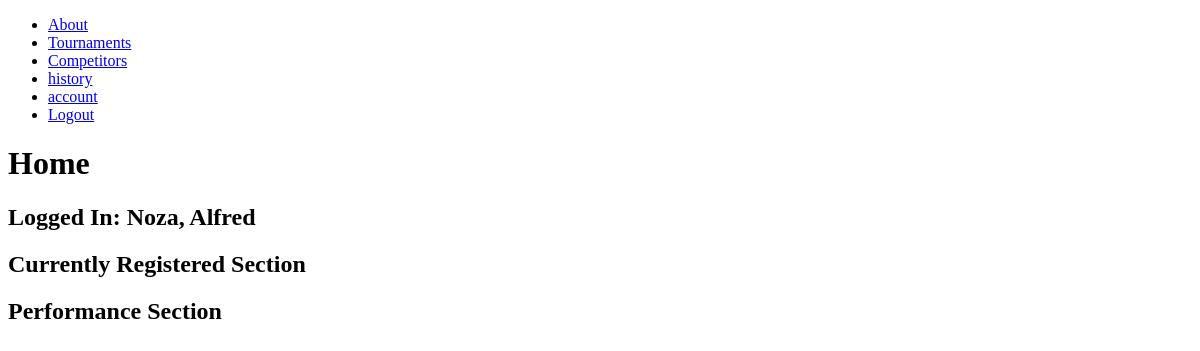
Before: / (signed in) with the older database file.
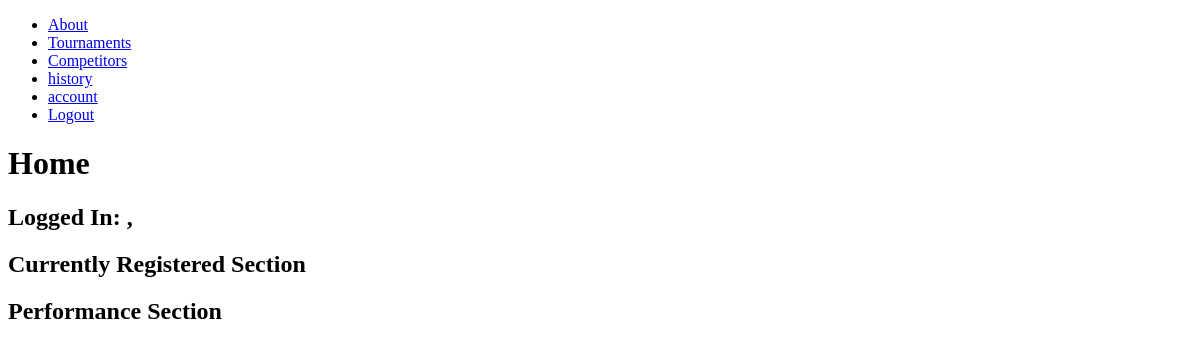
After: the same page with the newer database file.
### accounts/models.py (models this page shows, shortened)
class CustomUser(AbstractUser):
    username = None
    email = models.EmailField(_('email address'),max_length=50, unique=True)
    first_name = models.CharField(max_length=50)
    last_name = models.CharField(max_length=50)
    sex = models.CharField(max_length=2, choices=SEX_CHOICES, default=MALE)
    birthday = models.DateField(null=True)
    rank = models.CharField(max_length=5, choices=RANK_CHOICES, default=WHITE)
    objects = UserManager()
    USERNAME_FIELD = 'email'
    REQUIRED_FIELDS = []

### accounts/views.py (the view)
# urls.py: path('', views.home, name='home'),
def home(request):
    if request.method == 'POST':
        email = request.POST['email']
        password = request.POST['password']
        user = authenticate(request,
            email=email,
            password=password)
        if user is not None:
            login(request, user)
            return redirect('home')
        else:
            messages.success(request, ('LOGIN ERROR, TRY AGAIN'))
            return redirect('home')
    else:
        return render(request, 'base.html')

### templates/base.html (shortened to what this page needs)
<!DOCTYPE html>
<html lang="en">
<head>
</head>
<body>
    <ul>
        <li><a href="{% url 'about' %}">About</a></li>
        <li><a href="{% url 'tournament' %}">Tournaments</a></li>
        <li><a href="{% url 'competitor' %}">Competitors</a></li>
        {% if user.is_authenticated %}
            <li><a href="{% url 'history' %}">history</a></li>
            <li><a href="{% url 'account' %}">account</a></li>
            <li><a href="{% url 'logout_user' %}">Logout</a></li>
        {% endif %}
    </ul>
    <h1>
       Home
    </h1>
    {% include './login.html' %}
    {% include './currentlyReg.html' %}
    {% include './performance.html' %}
</body>
</html>

### templates/login.html (shortened to what this page needs)
{% if user.is_authenticated %}
    <h2> Logged In: {{user.last_name}}, {{user.first_name}} </h2>
{% endif %}

### templates/currentlyReg.html
{% if user.is_authenticated %}
    <h2> Currently Registered Section </h2>
{% endif %}

### templates/performance.html
{% if user.is_authenticated %}
    <h2> Performance Section</h2>
{% endif %}

Changed rows visible on the page:
no longer on this page (row edited): CustomUser: last_name "Noza", first_name "Alfred"
